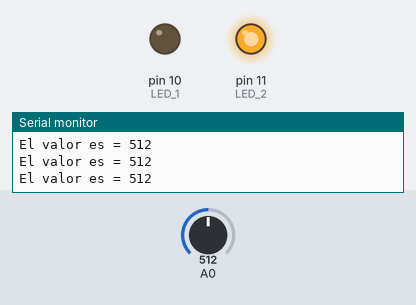
Simulated run of this sketch. Board: Arduino Uno, built with avr-gcc and run on an emulated ATmega328P. Shown: output pins drawn as LEDs (lit = HIGH), the last lines printed to the serial monitor. The test bench sets the inputs (shaded band); at power-on: A0 = 512.

Above: at 1.2 s.
1.3 s: A0 set to 494
At 2.5 s:
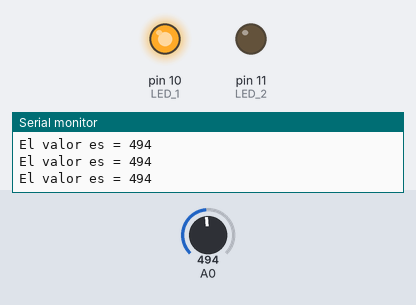
2.8 s: A0 set to 511
At 3.7 s:
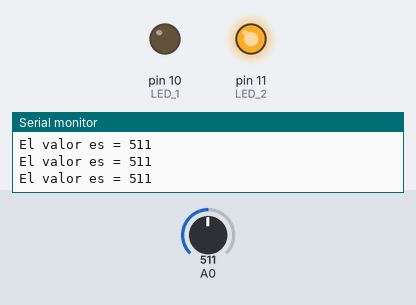
4.3 s: A0 set to 306
At 4.9 s:
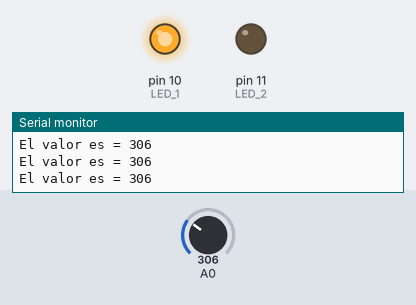
Timing chart, 0 to 7.3 s (numbered marks = the images above; inputs shaded):
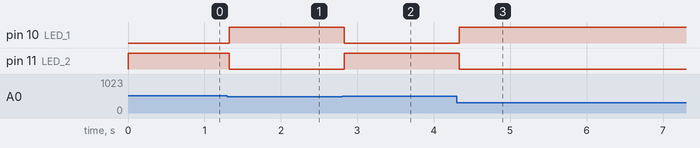

Measured:
- the behaviour switches between 511 and 510 on A0 (found by bisection; images 0 and 1)
- after the input at 1.3 s, pin 10 (LED_1): LOW → HIGH at once; pin 11 (LED_2): HIGH → LOW at once
- after the input at 2.8 s, pin 10 (LED_1): HIGH → LOW at once; pin 11 (LED_2): LOW → HIGH at once
- after the input at 4.3 s, pin 10 (LED_1): LOW → HIGH at once; pin 11 (LED_2): HIGH → LOW at once

The sketch:

potenciometro_1mitad.ino
```cpp
//Variable donde almacenaremos el valor del potenciometro
long valor;

//Declaramos los pins de los LEDs
int LED_1 = 10;
int LED_2 = 11;


void setup() {
  //Inicializamos la comunicación serial
  Serial.begin(9600);

  //Escribimos por el monitor serie mensaje de inicio
  Serial.println(" - valores del potenciometro");

  pinMode(LED_1, OUTPUT);
  pinMode(LED_2, OUTPUT);

}

void loop() {
  // leemos del pin A0 valor
  valor = analogRead(A0);

  //Imprimimos por el monitor serie
  Serial.print("El valor es = ");
  Serial.println(valor);
// rango de valores para prender la mitad
  if(valor >= 0 && valor <=510)
  {
      digitalWrite(LED_1, HIGH);
      digitalWrite(LED_2, LOW);
      ;
  }


 // rango de valores para prender la mitad

  if (valor >= 511 && valor <=1023)
  {
      digitalWrite(LED_1, LOW);
      digitalWrite(LED_2, HIGH);

   }
}
```
